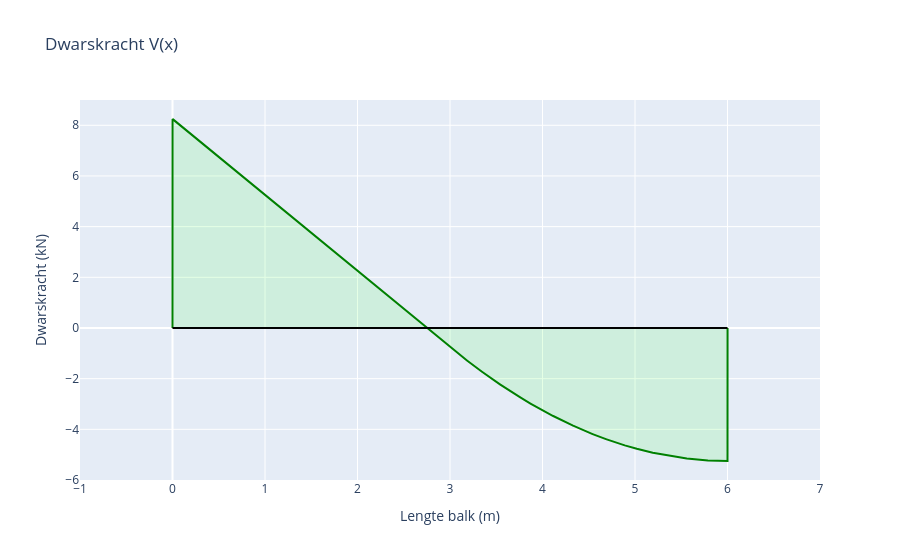

The notebook cell this image was saved under:
### Markdown cell above
## Dwarskrachtgrafiek

### Code cell
layout = go.Layout(
    title="Dwarskracht V(x)",
    xaxis=dict(dtick=1, title="Lengte balk (m)", range=[-1, lengteBalk+1]),
    yaxis=dict(title="Dwarskracht (kN)"),
    showlegend=False
)

line = go.Scatter(
    x=X,
    y= sum(shearForce),
    mode='lines',
    name='Dwarskracht (kN)',
    fill = 'tonexty',
    line_color='green',
    fillcolor='rgba(0,255,0,0.1)'
)

axis = go.Scatter(
    x= [0,lengteBalk],
    y= [0,0],
    mode='lines',
    line_color='black'
)

fig= go.Figure(data=[line, axis], layout=layout)
fig.show()

### Figure 1 — Plotly figure (JSON) as saved in the notebook; plotly's stock layout.template omitted (floating-point values rounded to 4 significant figures; data arrays with more than 128 entries replaced by an {"elided": "..."} marker saying what was removed)
{"data": [{"fill": "tonexty", "fillcolor": "rgba(0,255,0,0.1)", "line": {"color": "green"}, "mode": "lines", "name": "Dwarskracht (kN)", "type": "scatter", "x": {"elided": "10002 float values"}, "y": {"elided": "10002 float values"}}, {"line": {"color": "black"}, "mode": "lines", "type": "scatter", "x": [0, 6], "y": [0, 0]}], "layout": {"autosize": true, "showlegend": false, "title": {"text": "Dwarskracht V(x)"}, "xaxis": {"dtick": 1, "range": [-1, 7], "title": {"text": "Lengte balk (m)"}, "type": "linear"}, "yaxis": {"autorange": true, "range": [-6.0, 8.998], "title": {"text": "Dwarskracht (kN)"}, "type": "linear"}}}
